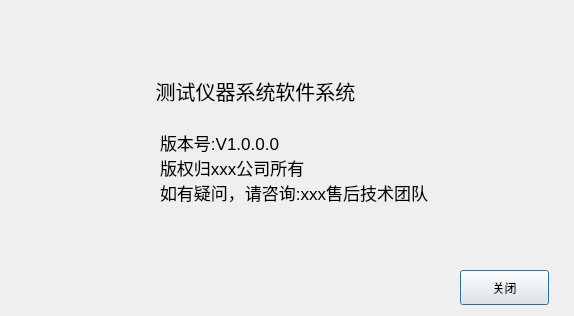
<?xml version="1.0" encoding="UTF-8"?>
<ui version="4.0">
 <class>About_verion</class>
 <widget class="QDialog" name="About_verion">
  <property name="geometry">
   <rect>
    <x>0</x>
    <y>0</y>
    <width>574</width>
    <height>316</height>
   </rect>
  </property>
  <property name="windowTitle">
   <string>label</string>
  </property>
  <widget class="QLabel" name="label_name">
   <property name="geometry">
    <rect>
     <x>130</x>
     <y>70</y>
     <width>251</width>
     <height>41</height>
    </rect>
   </property>
   <property name="font">
    <font>
     <pointsize>15</pointsize>
     <weight>50</weight>
     <bold>false</bold>
    </font>
   </property>
   <property name="text">
    <string>测试仪器系统软件系统</string>
   </property>
   <property name="alignment">
    <set>Qt::AlignCenter</set>
   </property>
   <property name="wordWrap">
    <bool>true</bool>
   </property>
  </widget>
  <widget class="QLabel" name="label_string">
   <property name="geometry">
    <rect>
     <x>160</x>
     <y>130</y>
     <width>291</width>
     <height>91</height>
    </rect>
   </property>
   <property name="font">
    <font>
     <pointsize>13</pointsize>
    </font>
   </property>
   <property name="text">
    <string>版本号:V1.0.0.0
版权归xxx公司所有
如有疑问，请咨询:xxx售后技术团队
</string>
   </property>
   <property name="alignment">
    <set>Qt::AlignLeading|Qt::AlignLeft|Qt::AlignTop</set>
   </property>
  </widget>
  <widget class="QPushButton" name="pushButton">
   <property name="geometry">
    <rect>
     <x>460</x>
     <y>270</y>
     <width>89</width>
     <height>35</height>
    </rect>
   </property>
   <property name="text">
    <string>关闭</string>
   </property>
  </widget>
 </widget>
 <resources/>
 <connections/>
</ui>
